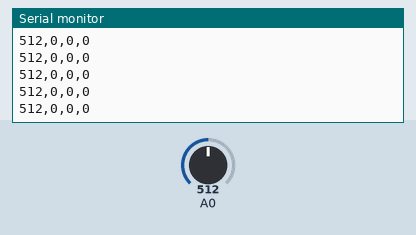
This sketch was run on a simulated Arduino Uno, built with avr-gcc and run on an emulated ATmega328P. Shown: the last lines printed to the serial monitor. Inputs (shaded band) come from the test bench; at power-on: A0 = 512.

Above: at 1.2 s.
1.3 s: A0 set to 989
At 1.9 s:
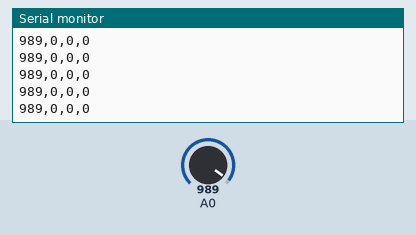
2.8 s: A0 set to 1011
At 3.3 s:
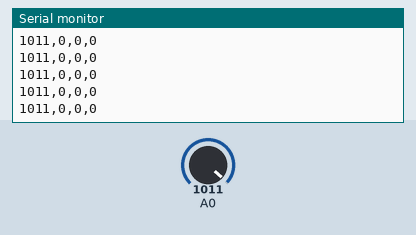
Timing chart, 0 to 5.8 s (numbered marks = the images above; inputs shaded):
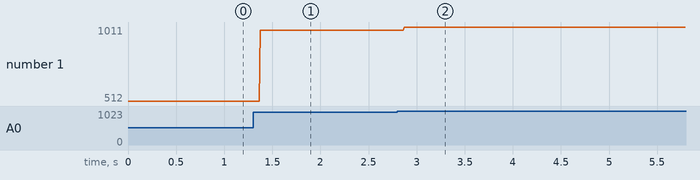

The sketch:

4Reads.ino
```cpp
void setup() {
  Serial.begin(9600);
}

void loop() {

  int pA0 = analogRead(A0);
  int pA1 = 0;
  int pA2 = 0;
  int pA3 = 0;

  // Converts pin readings to string in csv format
  String data = String(pA0) + ',' + String(pA1) +  ',' + String(pA2) +  ',' + String(pA3);

  // Print data to serial in string format, to be split in python
  Serial.println(data);
  delay(2);
}
```

Measured:
- after the input at 1.3 s, the serial monitor: prints a new line after 0.07 s (image 1)
- after the input at 2.8 s, the serial monitor: prints a new line after 0.07 s (image 2)
- plotted number 1: 512 → 989 after the input at 1.3 s, 989 → 1011 after the input at 2.8 s
